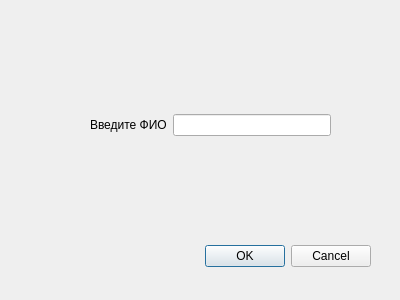
<?xml version="1.0" encoding="UTF-8"?>
<ui version="4.0">
 <class>Dialog</class>
 <widget class="QDialog" name="Dialog">
  <property name="geometry">
   <rect>
    <x>0</x>
    <y>0</y>
    <width>400</width>
    <height>300</height>
   </rect>
  </property>
  <property name="windowTitle">
   <string>Dialog</string>
  </property>
  <widget class="QDialogButtonBox" name="buttonBox">
   <property name="geometry">
    <rect>
     <x>30</x>
     <y>240</y>
     <width>341</width>
     <height>32</height>
    </rect>
   </property>
   <property name="orientation">
    <enum>Qt::Horizontal</enum>
   </property>
   <property name="standardButtons">
    <set>QDialogButtonBox::Cancel|QDialogButtonBox::Ok</set>
   </property>
  </widget>
  <widget class="QWidget" name="gridLayoutWidget">
   <property name="geometry">
    <rect>
     <x>90</x>
     <y>80</y>
     <width>241</width>
     <height>91</height>
    </rect>
   </property>
   <layout class="QGridLayout" name="gridLayout">
    <item row="1" column="0">
     <widget class="QLabel" name="label">
      <property name="text">
       <string>Введите ФИО</string>
      </property>
     </widget>
    </item>
    <item row="1" column="1">
     <widget class="QLineEdit" name="lineEdit"/>
    </item>
   </layout>
  </widget>
 </widget>
 <resources/>
 <connections>
  <connection>
   <sender>buttonBox</sender>
   <signal>accepted()</signal>
   <receiver>Dialog</receiver>
   <slot>accept()</slot>
   <hints>
    <hint type="sourcelabel">
     <x>248</x>
     <y>254</y>
    </hint>
    <hint type="destinationlabel">
     <x>157</x>
     <y>274</y>
    </hint>
   </hints>
  </connection>
  <connection>
   <sender>buttonBox</sender>
   <signal>rejected()</signal>
   <receiver>Dialog</receiver>
   <slot>reject()</slot>
   <hints>
    <hint type="sourcelabel">
     <x>316</x>
     <y>260</y>
    </hint>
    <hint type="destinationlabel">
     <x>286</x>
     <y>274</y>
    </hint>
   </hints>
  </connection>
 </connections>
</ui>
